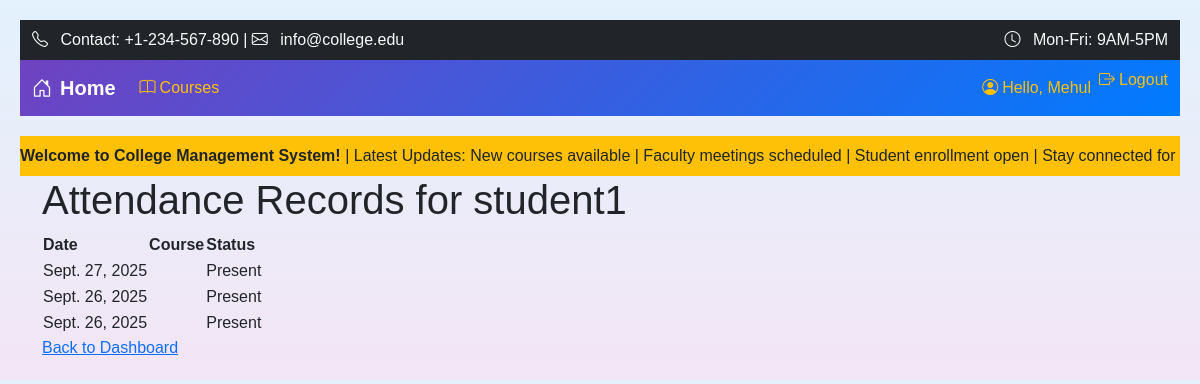
/faculty/student-attendance/1/ (signed in), run on the app's committed database.
### users/models.py (models this page shows, shortened)
class CustomUser(AbstractUser):
    ROLE_CHOICES = (
        ('admin', 'Admin'),
        ('student', 'Student'),
        ('faculty', 'Faculty'),
    )
    role = models.CharField(max_length=10, choices=ROLE_CHOICES, default='student')

### students/models.py (models this page shows, shortened)
class Student(models.Model):
    user = models.OneToOneField(CustomUser, on_delete=models.CASCADE)
    roll_no = models.CharField(max_length=20, unique=True)
    fees_status = models.CharField(max_length=20, default="Pending")

### attendance/models.py (models this page shows, shortened)
class Attendance(models.Model):
    enrollment = models.ForeignKey(Enrollment, on_delete=models.CASCADE, null=True, blank=True)
    date = models.DateField()
    status = models.CharField(max_length=10, choices=(("Present","Present"), ("Absent","Absent")))

### faculty/views.py (the view)
# urls.py: path('student-attendance/<int:student_id>/', views.view_student_attendance, name='view_student_attendance'),
@login_required(login_url='users:login')
def view_student_attendance(request, student_id):
    student = get_object_or_404(Student, id=student_id)
    enrollments = student.enrollments.all()
    records = Attendance.objects.filter(enrollment__in=enrollments).select_related('enrollment').order_by('-date')
    context = {'student': student, 'records': records, 'enrollments': enrollments}
    return render(request, 'faculty/student_attendance.html', context)

### templates/faculty/student_attendance.html (shortened to what this page needs)
{% extends 'base.html' %}
{% block content %}
<h1>Attendance Records for {{ student.user.get_full_name|default:student.user.username }}</h1>
<table>
    <thead>
        <tr>
            <th>Date</th>
            <th>Course</th>
            <th>Status</th>
        </tr>
    </thead>
    <tbody>
        {% for record in records %}
        <tr>
            <td>{{ record.date }}</td>
            <td>{{ record.course.name }}</td>
            <td>{{ record.status }}</td>
        </tr>
        {% endfor %}
    </tbody>
</table>
<a href="{% url 'faculty:dashboard' %}">Back to Dashboard</a>
{% endblock %}

### templates/base.html (shortened to what this page needs)
{% load static %}
<!DOCTYPE html>
<html lang="en">
<head>
    <link rel="stylesheet" href="https://cdn.jsdelivr.net/npm/bootstrap@5.3.3/dist/css/bootstrap.min.css">
    <link rel="stylesheet" href="https://cdn.jsdelivr.net/npm/bootstrap-icons@1.11.3/font/bootstrap-icons.css">
</head>
<body>
<div class="top-bar bg-dark text-light py-2">
    <div class="container-fluid">
        <div class="row">
            <div class="col-md-6">
                <i class="bi bi-telephone me-2"></i> Contact: +1-234-567-890 | <i class="bi bi-envelope me-2"></i> info@college.edu
            </div>
            <div class="col-md-6 text-end">
                <i class="bi bi-clock me-2"></i> Mon-Fri: 9AM-5PM
            </div>
        </div>
    </div>
</div>
<nav class="navbar navbar-expand-lg navbar-dark">
    <div class="container-fluid">
        <a class="navbar-brand" href="/"><i class="bi bi-house-door me-2"></i>Home</a>
        <div class="collapse navbar-collapse" id="navbarNav">
        <ul class="navbar-nav me-auto">
            <li class="nav-item"><a href="/courses/" class="nav-link"><i class="bi bi-book me-1"></i>Courses</a></li>
        </ul><ul class="navbar-nav">
                {% if user.is_authenticated %}
                    <li class="nav-item"><span class="nav-link"><i class="bi bi-person-circle me-1"></i>Hello, {{ user.username }}</span></li>
                    <li class="nav-item">
                        <form method="post" action="{% url 'users:logout' %}" class="logout-form">
                            <button type="submit" class="nav-link btn btn-link p-0 border-0 bg-transparent text-light" aria-label="Logout" title="Logout"><i class="bi bi-box-arrow-right me-1"></i>Logout</button>
                        </form>
                    </li>
                {% else %}
                    <li class="nav-item"><a href="{% url 'users:login' %}" class="nav-link"><i class="bi bi-box-arrow-in-right me-1"></i>Login</a></li>
                    <li class="nav-item"><a href="{% url 'users:register' %}" class="nav-link"><i class="bi bi-person-plus me-1"></i>Register</a></li>
                {% endif %}
            </ul>
        </div>
    </div>
</nav>
<div class="marquee bg-warning text-dark py-2 overflow-hidden">
    <div class="marquee-content">
        <strong>Welcome to College Management System!</strong> | Latest Updates: New courses available | Faculty meetings scheduled | Student enrollment open | Stay connected for more news!
    </div>
</div>
<div class="container">
    {% block content %}{% endblock %}
</div>
</body>
</html>

### templates/base.html (style rules this page uses)
:root { --primary-color: #007bff; --accent-color: #28a745; --text-dark: #212529; --text-light: #ffffff; }
body { padding: 10px; background: linear-gradient(to bottom, #e3f2fd, #f3e5f5); color: var(--text-dark); font-family: 'Arial', sans-serif; }
@media (min-width: 768px) { body { padding: 20px; } }
.navbar { margin-bottom: 20px; background: linear-gradient(135deg, #6f42c1, #007bff) !important; }
.navbar-brand { color: var(--text-light) !important; font-weight: bold; }
.nav-link { color: #ffc107 !important; }
.btn { border-radius: 8px; }
.marquee { overflow: hidden; white-space: nowrap; }
.marquee-content { display: inline-block; animation: marquee 20s linear infinite; }
.logout-form { display: inline; }

### data on the page
CustomUser: username "Mehul"
Student: user.get_full_name "student1"
Attendance: date "Sept. 27, 2025", status "Present"
Attendance: date "Sept. 26, 2025", status "Present"
Attendance: date "Sept. 26, 2025", status "Present"
